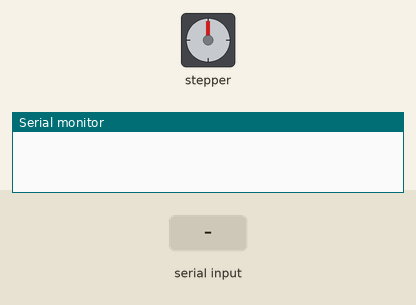
A sketch run on a simulated Arduino Uno, built with avr-gcc and run on an emulated ATmega328P. Shown: stepper motor, the last lines printed to the serial monitor. Wiring (inferred from the names in the program): stepper motor driver (200 steps per turn assumed): step pin 2; direction pin 5. Inputs (shaded band) come from the test bench.

Above: at 1.2 s.
1.3 s: "30,150\n" received over Serial
At 2.5 s:
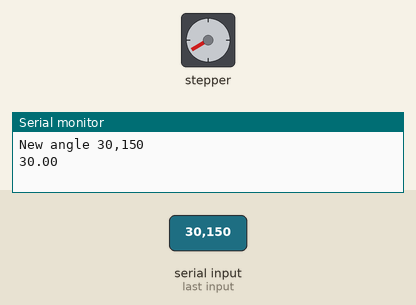
2.8 s: "5\n" received over Serial
At 3.4 s:
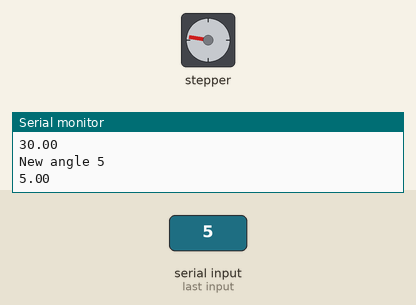
4.3 s: "200\n" received over Serial
At 5.9 s:
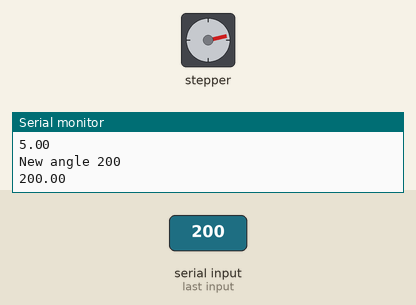
6.3 s: "30,150\n" received over Serial
At 7.5 s:
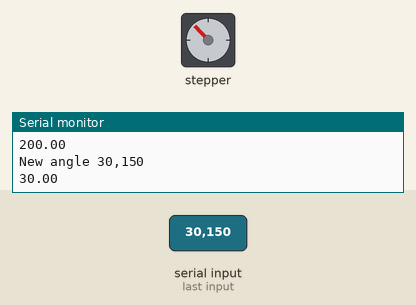
7.8 s: "5\n" received over Serial
At 8.4 s:
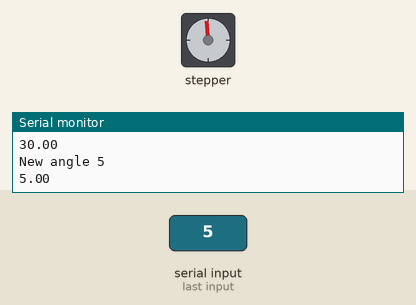
9.3 s: "200\n" received over Serial
At 10.9 s:
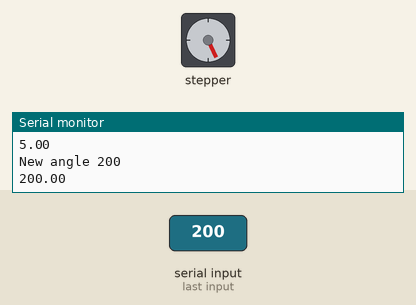
Timing chart, 0 to 12.3 s (numbered marks = the images above; inputs shaded):
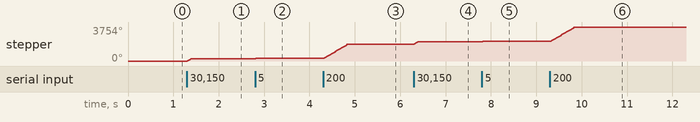

Measured:
- after the input at 1.3 s, stepper: turns 239° clockwise, starting at once
- after the input at 2.8 s, stepper: goes 241° 0.01 s, then 279°, starting at once
- after the input at 4.3 s, stepper: turns 1598° clockwise in 0.54 s, starting at once
- after the input at 6.3 s, stepper: turns 239° clockwise, starting at once
- after the input at 7.8 s, stepper: goes 2118° 0.01 s, then 2156°, starting at once
- after the input at 9.3 s, stepper: turns 1598° clockwise in 0.54 s, starting at once

The sketch:

stepper_position_serial_input_relative_control.ino
```cpp
/*
 *   Basic example code for controlling a stepper without library
 *
 *   by Dejan, https://howtomechatronics.com
 */

// defines pins
#define stepPin 2
#define dirPin 5

// MS2(-)	MS1(-)	Steps(-)	Interpolation(-)	Mode(-)
// GND	VIO	1⁄2	1⁄256	stealthChop2
// VIO	GND	1⁄4	1⁄256	stealthChop2
// GND	GND	1⁄8	1⁄256	stealthChop2   // nothing connected to ms1 or 2. So 1/8 of 1.8 degrees is 1/8 * 1.8 = 0.225 degrees. so 800 below would be 180 degrees
// VIO	VIO	1⁄16	1⁄256	stealthChop2  // if i wanted max res: 1/16 of 1.8 degrees is (1/16) * 1.8 = 0.1125 degrees...

float num_degrees = 45;
const float resolution  = 0.225; // put your step resolution here
int step_degree(float desired_degree){
    return abs(desired_degree/resolution);
}

const byte numChars = 32;
char receivedChars[numChars];   // an array to store the received data

boolean newData = false;

float curr_degrees = 0;


void setup() {
  Serial.begin(9600);
  // Sets the two pins as Outputs
  pinMode(stepPin,OUTPUT);
  pinMode(dirPin,OUTPUT);
}

void recvWithEndMarker() {
    static byte ndx = 0;
    char endMarker = '\n';
    char rc;

    while (Serial.available() > 0 && newData == false) {
        rc = Serial.read();

        if (rc != endMarker) {
            receivedChars[ndx] = rc;
            ndx++;
            if (ndx >= numChars) {
                ndx = numChars - 1;
            }
        }
        else {
            receivedChars[ndx] = '\0'; // terminate the string
            ndx = 0;
            newData = true;
        }
    }
}


// void showNewData() {
//     if (newData == true) {
//         Serial.print("This just in ... ");
//         Serial.println(receivedChars);
//         newData = false;
//     }
// }


void loop()  {


  recvWithEndMarker();
  // showNewData();
  if (newData == true) {
        Serial.print("New angle ");
        Serial.println(receivedChars);
        newData = false;
        // num_degrees = float(receivedChars);
        num_degrees = atof(receivedChars);
        int num_steps = step_degree(num_degrees);
        Serial.println(num_degrees);

        // TODO if positive
        digitalWrite(dirPin,HIGH); // Enables the motor to move in a particular direction

        if (num_degrees < 0.0) {
          digitalWrite(dirPin, LOW);
        }

        for(int x = 0; x < num_steps; x++) {
          digitalWrite(stepPin,HIGH);
          delayMicroseconds(300);    // by changing this time delay between the steps we can change the rotation speed
          digitalWrite(stepPin,LOW);
          delayMicroseconds(300);
        }
  }

  // Serial.print("Num steps for ");
  // Serial.print(num_degrees);
  // Serial.print(" is: ");
  // Serial.println(num_steps);

  // for(int x = 0; x < num_steps; x++) {
  //   digitalWrite(stepPin,HIGH);
  //   delayMicroseconds(300);    // by changing this time delay between the steps we can change the rotation speed
  //   digitalWrite(stepPin,LOW);
  //   delayMicroseconds(300);
  // }
  // delay(2500); // One second delay

}
```
